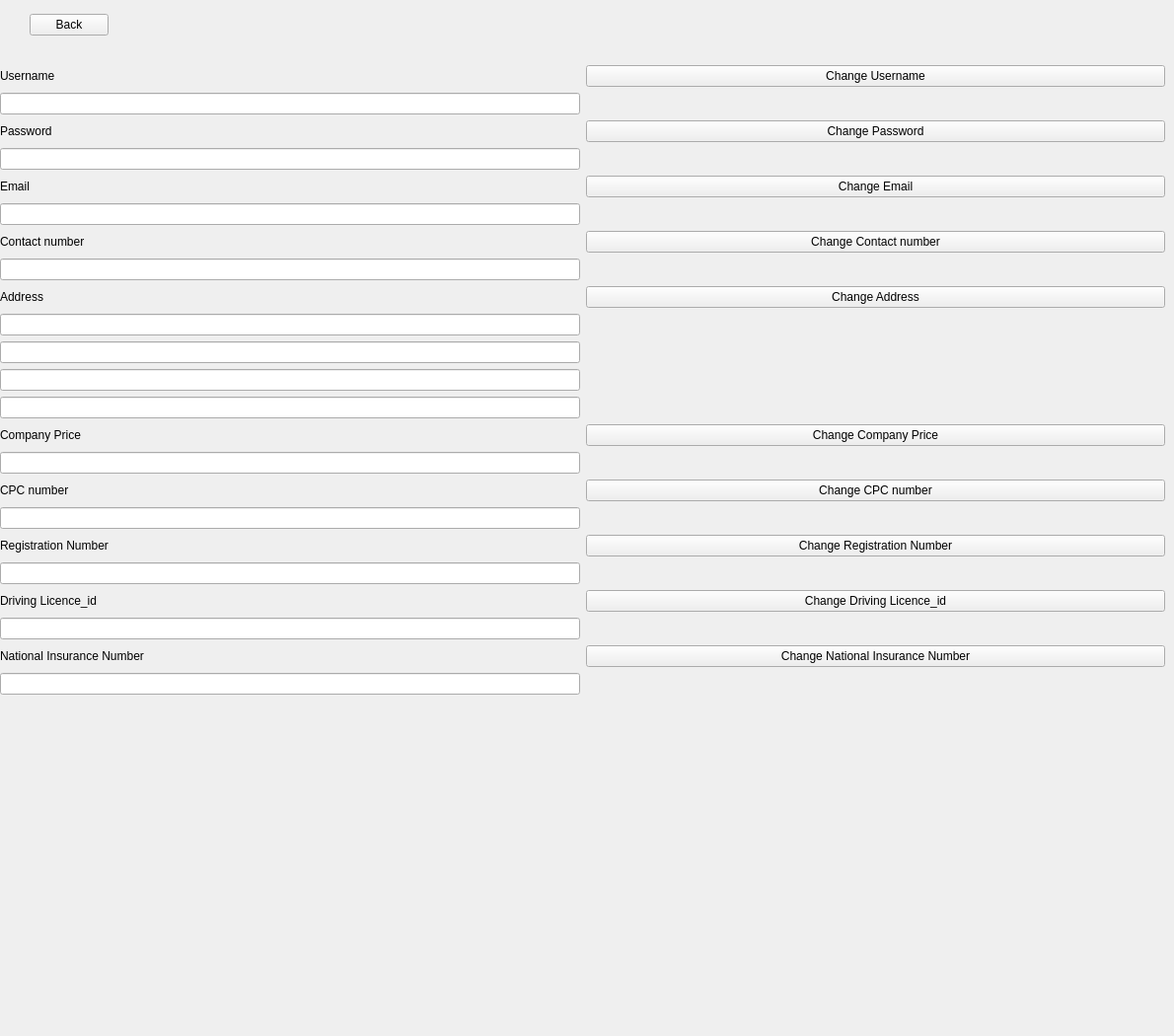
      <widget class="QWidget" name="page">
       <widget class="QWidget" name="gridLayoutWidget_8">
        <property name="geometry">
         <rect>
          <x>0</x>
          <y>60</y>
          <width>1181</width>
          <height>981</height>
         </rect>
        </property>
        <layout class="QGridLayout" name="homeButtons_7">
         <item row="6" column="0">
          <widget class="QLineEdit" name="passwordUpdate"/>
         </item>
         <item row="5" column="0">
          <widget class="QLabel" name="label_17">
           <property name="text">
            <string>Password</string>
           </property>
          </widget>
         </item>
         <item row="25" column="0">
          <widget class="QLineEdit" name="niNumUpdate"/>
         </item>
         <item row="7" column="2">
          <widget class="QPushButton" name="changeemailBTN">
           <property name="text">
            <string>Change Email</string>
           </property>
          </widget>
         </item>
         <item row="9" column="0">
          <widget class="QLabel" name="label_19">
           <property name="text">
            <string>Contact number</string>
           </property>
          </widget>
         </item>
         <item row="3" column="0">
          <widget class="QLabel" name="usernameLabel_2">
           <property name="text">
            <string>Username</string>
           </property>
          </widget>
         </item>
         <item row="16" column="0">
          <widget class="QLabel" name="label_24">
           <property name="text">
            <string>Company Price</string>
           </property>
          </widget>
         </item>
         <item row="18" column="0">
          <widget class="QLabel" name="label_25">
           <property name="text">
            <string>CPC number</string>
           </property>
          </widget>
         </item>
         <item row="29" column="2">
          <spacer name="horizontalSpacer_14">
           <property name="orientation">
            <enum>Qt::Horizontal</enum>
           </property>
           <property name="sizeHint" stdset="0">
            <size>
             <width>40</width>
             <height>20</height>
            </size>
           </property>
          </spacer>
         </item>
         <item row="5" column="2">
          <widget class="QPushButton" name="changepwBTN">
           <property name="text">
            <string>Change Password</string>
           </property>
          </widget>
         </item>
         <item row="7" column="0">
          <widget class="QLabel" name="label_18">
           <property name="text">
            <string>Email</string>
           </property>
          </widget>
         </item>
         <item row="22" column="0">
          <widget class="QLabel" name="label_27">
           <property name="text">
            <string>Driving Licence_id</string>
           </property>
          </widget>
         </item>
         <item row="29" column="0">
          <spacer name="verticalSpacer_9">
           <property name="orientation">
            <enum>Qt::Vertical</enum>
           </property>
           <property name="sizeHint" stdset="0">
            <size>
             <width>20</width>
             <height>40</height>
            </size>
           </property>
          </spacer>
         </item>
         <item row="21" column="0">
          <widget class="QLineEdit" name="regNumberUpdate"/>
         </item>
         <item row="3" column="2">
          <widget class="QPushButton" name="changeunBTN">
           <property name="text">
            <string>Change Username</string>
           </property>
          </widget>
         </item>
         <item row="12" column="0">
          <widget class="QLineEdit" name="buildingNumUpdate"/>
         </item>
         <item row="19" column="0">
          <widget class="QLineEdit" name="cpcUpdate"/>
         </item>
         <item row="10" column="0">
          <widget class="QLineEdit" name="contactNumUpdate"/>
         </item>
         <item row="14" column="0">
          <widget class="QLineEdit" name="countyUpdate"/>
         </item>
         <item row="15" column="0">
          <widget class="QLineEdit" name="postcodeUpdate"/>
         </item>
         <item row="11" column="0">
          <widget class="QLabel" name="label_20">
           <property name="text">
            <string>Address</string>
           </property>
          </widget>
         </item>
         <item row="17" column="0">
          <widget class="QLineEdit" name="compPriceUpdate"/>
         </item>
         <item row="20" column="0">
          <widget class="QLabel" name="label_26">
           <property name="text">
            <string>Registration Number</string>
           </property>
          </widget>
         </item>
         <item row="23" column="0">
          <widget class="QLineEdit" name="drivingLicIDUpdate"/>
         </item>
         <item row="4" column="0">
          <widget class="QLineEdit" name="usernameUpdate"/>
         </item>
         <item row="24" column="0">
          <widget class="QLabel" name="label_28">
           <property name="text">
            <string>National Insurance Number</string>
           </property>
          </widget>
         </item>
         <item row="8" column="0">
          <widget class="QLineEdit" name="emailUpdate"/>
         </item>
         <item row="2" column="0">
          <widget class="QWidget" name="widget_7" native="true"/>
         </item>
         <item row="13" column="0">
          <widget class="QLineEdit" name="townorCityUpdate"/>
         </item>
         <item row="9" column="2">
          <widget class="QPushButton" name="changecontactnumBTN">
           <property name="text">
            <string>Change Contact number</string>
           </property>
          </widget>
         </item>
         <item row="11" column="2">
          <widget class="QPushButton" name="changeaddressBTN">
           <property name="text">
            <string>Change Address</string>
           </property>
          </widget>
         </item>
         <item row="16" column="2">
          <widget class="QPushButton" name="changecompPriceBTN">
           <property name="text">
            <string>Change Company Price</string>
           </property>
          </widget>
         </item>
         <item row="18" column="2">
          <widget class="QPushButton" name="changecpcBTN">
           <property name="text">
            <string>Change CPC number</string>
           </property>
          </widget>
         </item>
         <item row="20" column="2">
          <widget class="QPushButton" name="changeregBTN">
           <property name="text">
            <string>Change Registration Number</string>
           </property>
          </widget>
         </item>
         <item row="22" column="2">
          <widget class="QPushButton" name="changedrivlicBTN">
           <property name="text">
            <string>Change Driving Licence_id</string>
           </property>
          </widget>
         </item>
         <item row="24" column="2">
          <widget class="QPushButton" name="changeniBTN">
           <property name="text">
            <string>Change National Insurance Number</string>
           </property>
          </widget>
         </item>
        </layout>
       </widget>
       <widget class="QWidget" name="horizontalLayoutWidget_7">
        <property name="geometry">
         <rect>
          <x>30</x>
          <y>0</y>
          <width>1121</width>
          <height>51</height>
         </rect>
        </property>
        <layout class="QHBoxLayout" name="horizontalLayout_8">
         <item>
          <widget class="QPushButton" name="backBTN_5">
           <property name="text">
            <string>Back</string>
           </property>
          </widget>
         </item>
         <item>
          <spacer name="horizontalSpacer_15">
           <property name="orientation">
            <enum>Qt::Horizontal</enum>
           </property>
           <property name="sizeHint" stdset="0">
            <size>
             <width>40</width>
             <height>20</height>
            </size>
           </property>
          </spacer>
         </item>
        </layout>
       </widget>
      </widget>
